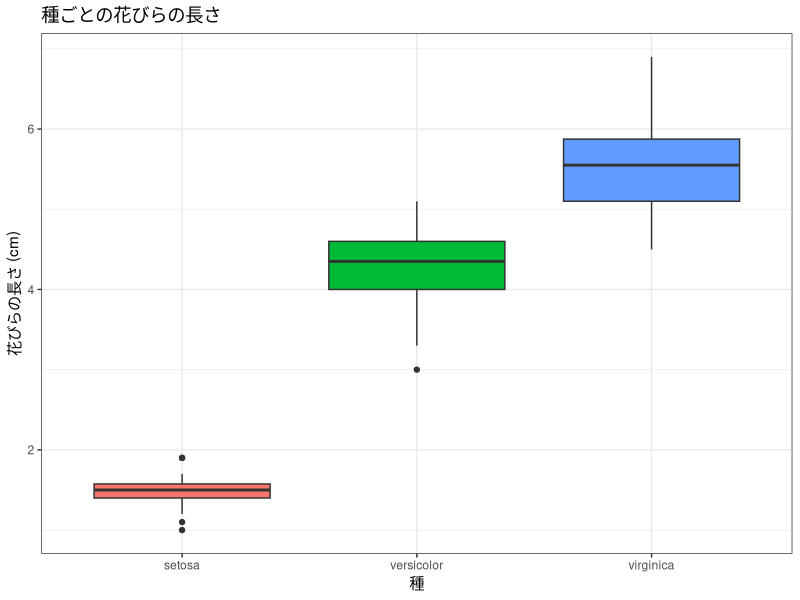

Write the R code that produced this figure.
# ============================================================
# 行動計量学（行動科学分析法入門）
# 第13回　一元配置分散分析　演習1〜4　模範解答
#
# 使い方：全選択（Ctrl + A）→ Ctrl + Enter（Macは Cmd + A → Cmd + Enter）
# ============================================================

library(tidyverse)


# ------------------------------------------------------------
# 演習1：分散分析の実行
# ------------------------------------------------------------

# 1. 記述統計
iris |>
  group_by(Species) |>
  summarise(n = n(), mean = mean(Petal.Length), sd = sd(Petal.Length))
#   setosa      n = 50   M = 1.46   SD = 0.17
#   versicolor  n = 50   M = 4.26   SD = 0.47
#   virginica   n = 50   M = 5.55   SD = 0.55

# 2. 箱ひげ図
ggplot(iris, aes(x = Species, y = Petal.Length, fill = Species)) +
  geom_boxplot() +
  labs(title = "種ごとの花びらの長さ", x = "種", y = "花びらの長さ (cm)") +
  theme_bw() +
  theme(legend.position = "none")

# 3. 分散分析
result <- aov(Petal.Length ~ Species, data = iris)
summary(result)
#              Df Sum Sq Mean Sq F value Pr(>F)
#   Species     2  437.1  218.55    1180 <2e-16 ***
#   Residuals 147   27.2    0.19

# 4. 判断
#   F(2, 147) = 1180.16, p < .001 なので帰無仮説（3種の平均は等しい）を棄却します。
#   どの群とどの群が違うかは，この時点ではわかりません（第14回の多重比較）。
#
#   df は「群の数 - 1 = 2」と「全体の人数 - 群の数 = 150 - 3 = 147」です。


# ------------------------------------------------------------
# 演習2：前提条件の確認
# ------------------------------------------------------------

bartlett.test(Petal.Length ~ Species, data = iris)
#   Bartlett's K-squared = 55.423, df = 2, p-value = 9.229e-13

iris |>
  group_by(Species) |>
  summarise(sd = sd(Petal.Length))
#   0.17 / 0.47 / 0.55 … 3倍以上の開き

# Bartlett 検定は有意（p < .001）で，等分散は成り立っていません。
# ただし4節の方針どおり，検定の結果で手法を機械的に切り替えるのではなく，
# 結論が変わらないかを自分で確かめます。

oneway.test(Petal.Length ~ Species, data = iris)   # Welch法の分散分析
#   F = 1828.1, num df = 2, denom df = 78.073, p-value < 2.2e-16

# 通常の分散分析    F(2, 147)    = 1180.16, p < .001
# Welch法の分散分析 F(2, 78.07)  = 1828.09, p < .001
#
# F値は変わりますが，どちらも p < .001 で，
# 「3種の花びらの長さには差がある」という結論は変わりません。
#
# 2段階の手続き（まず等分散検定、結果を見て方法を選ぶ）は，
# 第1種の誤りの確率をずらすため推奨されません。
# 群ごとのSDを見て判断し，両方の結果を確かめるのが安全です。


# ------------------------------------------------------------
# 演習3：効果量の計算（η²）
# ------------------------------------------------------------

# summary() の表から読み取る
#   SS_between = 437.1
#   SS_within  = 27.2
#   SS_total   = 437.1 + 27.2 = 464.3
#   η² = 437.1 / 464.3 = 0.941

437.1 / (437.1 + 27.2)

# 手で書き写すと丸め誤差が入るので，モデルから取り出すほうが確実です
ss <- anova(result)[["Sum Sq"]]
ss[1] / sum(ss)
#   0.9414

# η² = .94。花びらの長さのばらつきの94%が「種の違い」で説明されます。
# 非常に大きい値ですが，これはアヤメの種が作り物のように分かれているためで，
# 行動科学のデータでこの水準が出ることはまずありません。
# 目安は .01（小）・.06（中）・.14（大）です。


# ------------------------------------------------------------
# 演習4：レポートの記述
# ------------------------------------------------------------

# 記述例：
#
#   3種のアヤメの花びらの長さを一元配置分散分析によって比較した結果，
#   種の主効果が有意であった，F(2, 147) = 1180.16, p < .001, η² = .94。
#
# 書き方のきまり
#   ・F のカッコ内は「群間df, 群内df」の順。2と147です
#   ・F値は4桁になります。本文で使った Sepal.Length の119.26とは桁が違うので，
#     テンプレートの下線の数ではなく実際の値に合わせて書きます
#   ・p-value < 2.2e-16 はそのまま書かず p < .001 とします
#   ・η² は0から1の値なので，先頭の0を書かず .94 とします
#   ・分散分析だけでは「どの種とどの種が違うか」は言えません。
#     そこまで述べるには第14回の多重比較が必要です
